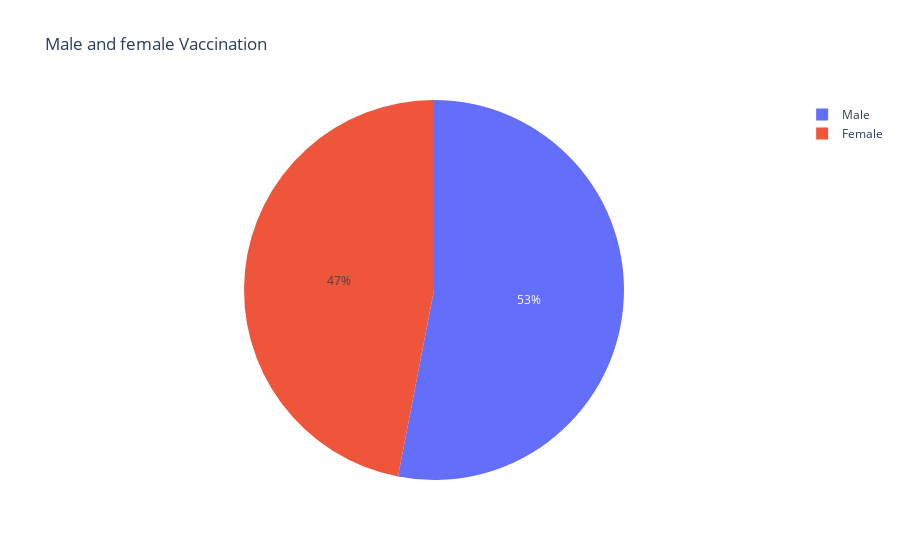

Notebook code cell kept with this figure:
### Code cell
# male VS female vaccination
male = vaccination['Male(Individuals Vaccinated)'].sum()
female = vaccination['Female(Individuals Vaccinated)'].sum()
px.pie(names=['Male','Female'], values = [male,female], title = 'Male and female Vaccination')

### Figure 1 — Plotly figure (JSON) as saved in the notebook; plotly's stock layout.template omitted (floating-point values rounded to 4 significant figures)
{"data": [{"domain": {"x": [0, 1], "y": [0, 1]}, "hovertemplate": "label=%{label}<br>value=%{value}<extra></extra>", "labels": ["Male", "Female"], "legendgroup": "", "name": "", "showlegend": true, "type": "pie", "values": [7139000000.0, 6322000000.0]}], "layout": {"legend": {"tracegroupgap": 0}, "title": {"text": "Male and female Vaccination"}}}
